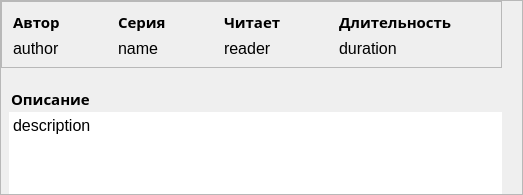
                     <widget class="QFrame" name="descriptionFrame">
                      <property name="sizePolicy">
                       <sizepolicy hsizetype="Preferred" vsizetype="Preferred">
                        <horstretch>0</horstretch>
                        <verstretch>0</verstretch>
                       </sizepolicy>
                      </property>
                      <property name="frameShape">
                       <enum>QFrame::StyledPanel</enum>
                      </property>
                      <property name="frameShadow">
                       <enum>QFrame::Raised</enum>
                      </property>
                      <layout class="QVBoxLayout" name="verticalLayout_29">
                       <property name="spacing">
                        <number>20</number>
                       </property>
                       <property name="leftMargin">
                        <number>0</number>
                       </property>
                       <property name="topMargin">
                        <number>0</number>
                       </property>
                       <property name="rightMargin">
                        <number>20</number>
                       </property>
                       <property name="bottomMargin">
                        <number>0</number>
                       </property>
                       <item>
                        <widget class="QFrame" name="aboutBookFrame">
                         <property name="frameShape">
                          <enum>QFrame::StyledPanel</enum>
                         </property>
                         <property name="frameShadow">
                          <enum>QFrame::Raised</enum>
                         </property>
                         <layout class="QHBoxLayout" name="horizontalLayout_35">
                          <property name="spacing">
                           <number>40</number>
                          </property>
                          <property name="leftMargin">
                           <number>2</number>
                          </property>
                          <property name="topMargin">
                           <number>0</number>
                          </property>
                          <property name="rightMargin">
                           <number>0</number>
                          </property>
                          <property name="bottomMargin">
                           <number>0</number>
                          </property>
                          <item>
                           <widget class="QFrame" name="frame_4">
                            <property name="sizePolicy">
                             <sizepolicy hsizetype="Maximum" vsizetype="Preferred">
                              <horstretch>0</horstretch>
                              <verstretch>0</verstretch>
                             </sizepolicy>
                            </property>
                            <layout class="QVBoxLayout" name="verticalLayout_26">
                             <item>
                              <widget class="QLabel" name="label_10">
                               <property name="font">
                                <font>
                                 <family>Arial Black</family>
                                 <pointsize>11</pointsize>
                                 <weight>75</weight>
                                 <bold>true</bold>
                                </font>
                               </property>
                               <property name="text">
                                <string>Автор</string>
                               </property>
                              </widget>
                             </item>
                             <item>
                              <widget class="QLabel" name="authorLabel">
                               <property name="font">
                                <font>
                                 <family>Arial</family>
                                 <pointsize>12</pointsize>
                                 <weight>50</weight>
                                 <bold>false</bold>
                                </font>
                               </property>
                               <property name="text">
                                <string>author</string>
                               </property>
                              </widget>
                             </item>
                            </layout>
                           </widget>
                          </item>
                          <item>
                           <widget class="QFrame" name="frame_3">
                            <property name="sizePolicy">
                             <sizepolicy hsizetype="Maximum" vsizetype="Preferred">
                              <horstretch>0</horstretch>
                              <verstretch>0</verstretch>
                             </sizepolicy>
                            </property>
                            <layout class="QVBoxLayout" name="verticalLayout_27">
                             <item>
                              <widget class="QLabel" name="label_11">
                               <property name="font">
                                <font>
                                 <family>Arial Black</family>
                                 <pointsize>11</pointsize>
                                 <weight>75</weight>
                                 <bold>true</bold>
                                </font>
                               </property>
                               <property name="text">
                                <string>Серия</string>
                               </property>
                              </widget>
                             </item>
                             <item>
                              <widget class="QLabel" name="nameLabel">
                               <property name="font">
                                <font>
                                 <family>Arial</family>
                                 <pointsize>12</pointsize>
                                 <weight>50</weight>
                                 <bold>false</bold>
                                </font>
                               </property>
                               <property name="text">
                                <string>name</string>
                               </property>
                              </widget>
                             </item>
                            </layout>
                           </widget>
                          </item>
                          <item>
                           <widget class="QFrame" name="frame">
                            <property name="sizePolicy">
                             <sizepolicy hsizetype="Maximum" vsizetype="Preferred">
                              <horstretch>0</horstretch>
                              <verstretch>0</verstretch>
                             </sizepolicy>
                            </property>
                            <layout class="QVBoxLayout" name="verticalLayout_22">
                             <item>
                              <widget class="QLabel" name="label_8">
                               <property name="font">
                                <font>
                                 <family>Arial Black</family>
                                 <pointsize>11</pointsize>
                                 <weight>75</weight>
                                 <bold>true</bold>
                                </font>
                               </property>
                               <property name="text">
                                <string>Читает</string>
                               </property>
                              </widget>
                             </item>
                             <item>
                              <widget class="QLabel" name="readerLabel">
                               <property name="font">
                                <font>
                                 <family>Arial</family>
                                 <pointsize>12</pointsize>
                                 <weight>50</weight>
                                 <bold>false</bold>
                                </font>
                               </property>
                               <property name="text">
                                <string>reader</string>
                               </property>
                              </widget>
                             </item>
                            </layout>
                           </widget>
                          </item>
                          <item>
                           <widget class="QFrame" name="frame_2">
                            <property name="sizePolicy">
                             <sizepolicy hsizetype="Maximum" vsizetype="Preferred">
                              <horstretch>0</horstretch>
                              <verstretch>0</verstretch>
                             </sizepolicy>
                            </property>
                            <layout class="QVBoxLayout" name="verticalLayout_25">
                             <item>
                              <widget class="QLabel" name="label_9">
                               <property name="font">
                                <font>
                                 <family>Arial Black</family>
                                 <pointsize>11</pointsize>
                                 <weight>75</weight>
                                 <bold>true</bold>
                                </font>
                               </property>
                               <property name="text">
                                <string>Длительность</string>
                               </property>
                              </widget>
                             </item>
                             <item>
                              <widget class="QLabel" name="durationLabel">
                               <property name="font">
                                <font>
                                 <family>Arial</family>
                                 <pointsize>12</pointsize>
                                 <weight>50</weight>
                                 <bold>false</bold>
                                </font>
                               </property>
                               <property name="text">
                                <string>duration</string>
                               </property>
                              </widget>
                             </item>
                            </layout>
                           </widget>
                          </item>
                          <item>
                           <spacer name="horizontalSpacer_13">
                            <property name="orientation">
                             <enum>Qt::Horizontal</enum>
                            </property>
                            <property name="sizeType">
                             <enum>QSizePolicy::Expanding</enum>
                            </property>
                            <property name="sizeHint" stdset="0">
                             <size>
                              <width>40</width>
                              <height>20</height>
                             </size>
                            </property>
                           </spacer>
                          </item>
                         </layout>
                        </widget>
                       </item>
                       <item>
                        <layout class="QVBoxLayout" name="verticalLayout_28">
                         <property name="spacing">
                          <number>2</number>
                         </property>
                         <property name="leftMargin">
                          <number>5</number>
                         </property>
                         <item>
                          <widget class="QLabel" name="label_12">
                           <property name="font">
                            <font>
                             <family>Arial Black</family>
                             <pointsize>11</pointsize>
                             <weight>75</weight>
                             <bold>true</bold>
                            </font>
                           </property>
                           <property name="styleSheet">
                            <string notr="true">padding-left: 1px;</string>
                           </property>
                           <property name="text">
                            <string>Описание</string>
                           </property>
                          </widget>
                         </item>
                         <item>
                          <widget class="QTextEdit" name="description">
                           <property name="sizePolicy">
                            <sizepolicy hsizetype="Expanding" vsizetype="Expanding">
                             <horstretch>0</horstretch>
                             <verstretch>0</verstretch>
                            </sizepolicy>
                           </property>
                           <property name="font">
                            <font>
                             <family>Arial</family>
                             <pointsize>12</pointsize>
                             <weight>50</weight>
                             <bold>false</bold>
                            </font>
                           </property>
                           <property name="styleSheet">
                            <string notr="true">QTextEdit, QTextEdit * {
	border: none;
	margin-left: 3px;
}</string>
                           </property>
                           <property name="verticalScrollBarPolicy">
                            <enum>Qt::ScrollBarAlwaysOff</enum>
                           </property>
                           <property name="horizontalScrollBarPolicy">
                            <enum>Qt::ScrollBarAlwaysOff</enum>
                           </property>
                           <property name="sizeAdjustPolicy">
                            <enum>QAbstractScrollArea::AdjustToContents</enum>
                           </property>
                           <property name="markdown">
                            <string>description

</string>
                           </property>
                           <property name="html">
                            <string>&lt;!DOCTYPE HTML PUBLIC &quot;-//W3C//DTD HTML 4.0//EN&quot; &quot;http://www.w3.org/TR/REC-html40/strict.dtd&quot;&gt;
&lt;html&gt;&lt;head&gt;&lt;meta name=&quot;qrichtext&quot; content=&quot;1&quot; /&gt;&lt;style type=&quot;text/css&quot;&gt;
p, li { white-space: pre-wrap; }
&lt;/style&gt;&lt;/head&gt;&lt;body style=&quot; font-family:'Arial'; font-size:12pt; font-weight:400; font-style:normal;&quot;&gt;
&lt;p style=&quot; margin-top:0px; margin-bottom:0px; margin-left:0px; margin-right:0px; -qt-block-indent:0; text-indent:0px;&quot;&gt;description&lt;/p&gt;&lt;/body&gt;&lt;/html&gt;</string>
                           </property>
                           <property name="textInteractionFlags">
                            <set>Qt::TextSelectableByMouse</set>
                           </property>
                          </widget>
                         </item>
                        </layout>
                       </item>
                      </layout>
                     </widget>
